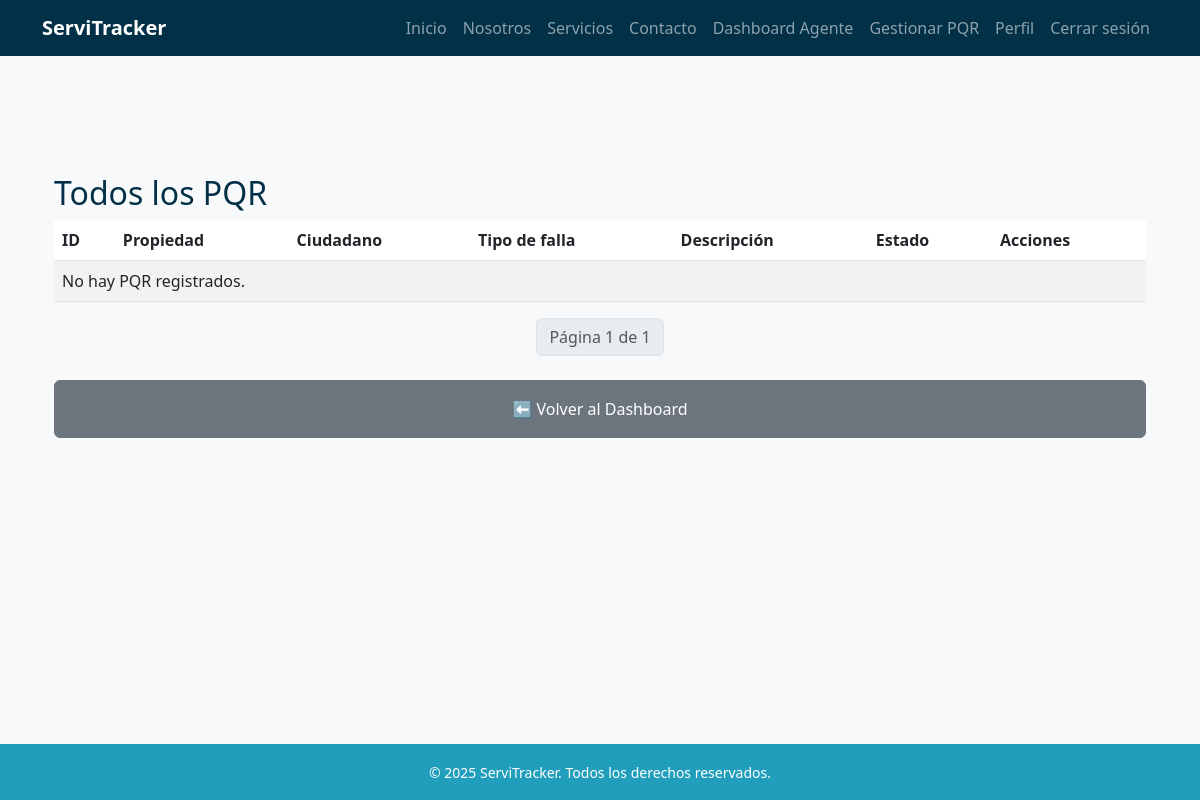
The app's page /pqr/admin/ (signed in), older data.
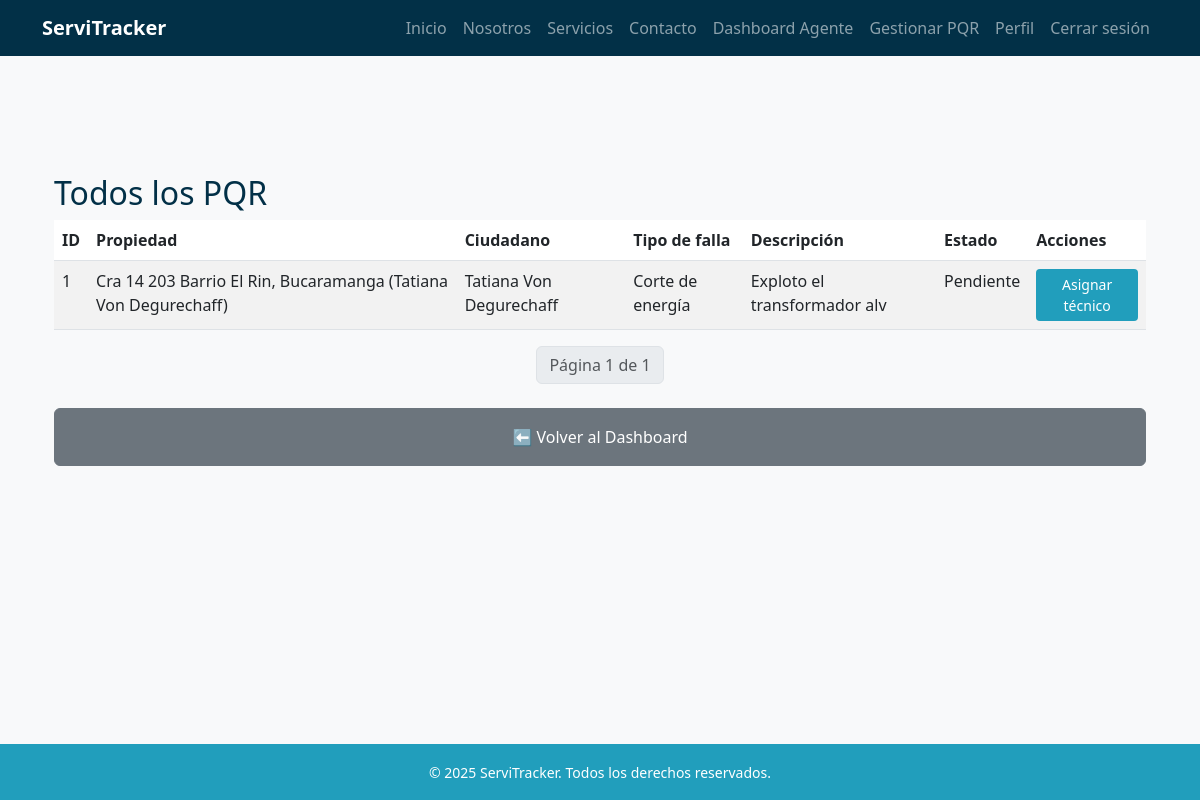
The same page, newer data.
### pqr/models.py (models this page shows, shortened)
class PQR(models.Model):
    ciudadano = models.ForeignKey(
        settings.AUTH_USER_MODEL,
        on_delete=models.SET_NULL,
        null=True,
        blank=True,
        related_name="pqrs_ciudadano"
    )
    propiedad = models.ForeignKey(
        Propiedad,
        on_delete=models.SET_NULL,
        null=True,
        blank=True
    )
    direccion = models.CharField(max_length=255, blank=True, null=True)
    departamento = models.CharField(max_length=100, blank=True, null=True)
    ciudad = models.CharField(max_length=100, blank=True, null=True)
    telefono_contacto = models.CharField(max_length=20, unique=True, null=True, blank=True)
    tipo_falla = models.ForeignKey(TipoFalla, on_delete=models.PROTECT)
    descripcion = models.TextField()
    estado = models.ForeignKey(EstadoPQR, on_delete=models.PROTECT)
    tecnico_asignado = models.ForeignKey(
        settings.AUTH_USER_MODEL,
        on_delete=models.SET_NULL,
        null=True,
        blank=True,
        related_name="pqrs_tecnico"
    )
    agente_revisor = models.ForeignKey(
        settings.AUTH_USER_MODEL,
        on_delete=models.SET_NULL,
        null=True,
        blank=True,
        related_name="pqrs_agente"
    )
    fecha_creacion = models.DateTimeField(auto_now_add=True)
    fecha_actualizacion = models.DateTimeField(auto_now=True)
    def actualizar_estado_urgencia(self):
        if self.estado.nombre == "Pendiente":
            dias = (timezone.now() - self.fecha_creacion).days
            if dias >= 7:
                urgente = EstadoPQR.objects.get(nombre="Muy urgente")
                self.estado = urgente
                self.save()
            elif dias >= 3:
                urgente = EstadoPQR.objects.get(nombre="Urgente")
                self.estado = urgente
                self.save()

class TipoFalla(models.Model):
    nombre = models.CharField(max_length=100)
    def __str__(self):
        return self.nombre

class EstadoPQR(models.Model):
    nombre = models.CharField(max_length=50)

### propiedades/models.py (models this page shows)
class Propiedad(models.Model):
    usuario = models.ForeignKey(
        settings.AUTH_USER_MODEL,
        on_delete=models.CASCADE,
        related_name='propiedades'
    )
    departamento = models.CharField(max_length=100)
    ciudad = models.CharField(max_length=100)
    direccion = models.CharField(max_length=200)
    activa = models.BooleanField(default=True)
    def __str__(self):
        nombre = self.usuario.get_full_name() if hasattr(self.usuario, 'get_full_name') else str(self.usuario)
        return f"{self.direccion}, {self.ciudad} ({nombre})"

### usuarios/models.py (models this page shows)
class Usuario(AbstractBaseUser, PermissionsMixin):
    ROLES = [
        ("administrador", "Administrador"),
        ("agente", "Agente"),
        ("tecnico", "Técnico"),
        ("ciudadano", "Ciudadano"),
    ]
    documento = models.CharField(max_length=20, unique=True)
    email = models.EmailField(blank=True, null=True)
    nombres = models.CharField(max_length=100, blank=True, null=True)
    apellidos = models.CharField(max_length=100, blank=True, null=True)
    rol = models.CharField(max_length=20, choices=ROLES, default="ciudadano")
    especialidad = models.ForeignKey(Especialidad, on_delete=models.SET_NULL, null=True, blank=True)
    is_active = models.BooleanField(default=True)
    is_staff = models.BooleanField(default=False)
    date_joined = models.DateTimeField(auto_now_add=True)
    objects = UsuarioManager()
    USERNAME_FIELD = "documento"
    REQUIRED_FIELDS = []  # puedes agregar 'email' si quieres que sea obligatorio
    def __str__(self):
        return self.get_public_name()
    def get_full_name(self):
        nombre = (self.nombres or "").strip()
        apellido = (self.apellidos or "").strip()
        full = f"{nombre} {apellido}".strip()
        return full or ""
    def get_public_name(self):
        return self.get_full_name() or "Usuario"

### pqr/views.py (the view)
# urls.py: path('admin/', views.lista_pqr_admin, name='lista_pqr_admin'),        # Admin/Agente: todos los PQR
@user_passes_test(lambda u: u.rol in ["agente", "administrador"])
def lista_pqr_admin(request):
    pqr_queryset = PQR.objects.all().order_by("-id")
    for pqr in pqr_queryset:
        pqr.actualizar_estado_urgencia()
    paginator = Paginator(pqr_queryset, 20)  # 20 PQR por página
    page_number = request.GET.get("page")
    pqr_list = paginator.get_page(page_number)
    return render(request, 'pqr/lista.html', {'pqr_list': pqr_list})

### templates/pqr/lista.html (shortened to what this page needs)
{% extends 'base.html' %}
{% block content %}
<div class="container my-5">
    <h2 class="text-blue-dark">Todos los PQR</h2>
    <table class="table table-striped">
        <thead>
            <tr>
                <th>ID</th>
                <th>Propiedad</th>
                <th>Ciudadano</th>
                <th>Tipo de falla</th>
                <th>Descripción</th>
                <th>Estado</th>
                <th>Acciones</th>
            </tr>
        </thead>
        <tbody>
            {% for pqr in pqr_list %}
            <tr>
                <td>{{ pqr.id }}</td>
                <td>{{ pqr.propiedad }}</td>
                <td>{{ pqr.ciudadano }}</td>
                <td>{{ pqr.tipo_falla }}</td>
                <td>{{ pqr.descripcion }}</td>
                <td>{{ pqr.estado.nombre }}</td>
                <td>
                    {% if pqr.estado.nombre == "Pendiente" %}
                        <a href="{% url 'asignar_tecnico' pqr.pk %}" class="btn btn-sm btn-blue-mid">Asignar técnico</a>
                    {% endif %}
                </td>
            </tr>
            {% empty %}
            <tr><td colspan="7">No hay PQR registrados.</td></tr>
            {% endfor %}
        </tbody>
    </table>
    <nav aria-label="Page navigation">
        <ul class="pagination justify-content-center">
            <li class="page-item disabled">
                <span class="page-link">
                    Página {{ pqr_list.number }} de {{ pqr_list.paginator.num_pages }}
                </span>
            </li>
        </ul>
    </nav>
    <div class="mt-4">
        <a href="{% url 'dashboard_admin' %}" class="btn btn-secondary w-100 py-3">
            ⬅️ Volver al Dashboard
        </a>
    </div>
</div>
{% endblock %}

Row changes from the older to the newer data that the page shows:
added PQR: id "1", propiedad "Cra 14 203 Barrio El Rin, Bucaramanga (Tatiana Von Degurechaff)", ciudadano "Tatiana Von Degurechaff", tipo_falla "Corte de energía", descripcion "Exploto el transformador alv", estado.nombre "Pendiente", shows "Asignar técnico"
Text that changed along with them:
text no longer shown: "No hay PQR registrados."
